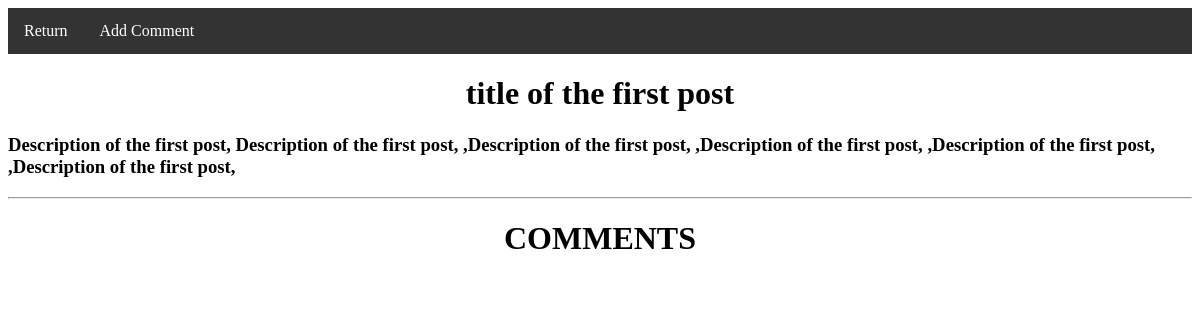
Page /inspect/1 on the committed database.
### feed/models.py (models this page shows, shortened)
class PostModel(models.Model):
    title = models.CharField(max_length=50)
    description = models.TextField()
    slug= models.SlugField(default=True)

### feed/views.py (the view)
# urls.py: path('inspect/<int:id>',v.inspect , name='inspect'),
def inspect(request,id): # requires an id - comment b
    post=get_list_or_404(PostModel,pk=id)
    comment = Comment.objects.all()
    context={'post':post}
    return render(request,'feed/inspect.html',context)

### feed/templates/feed/inspect.html (shortened to what this page needs)
<!DOCTYPE html>
<html lang="en">
    {% extends 'functions/comment_navbar.html' %}
    {% block content %}
<head>
</head>
<body>
{% for i in post %}
<h1><center> {{ i.title }}</center></h1>
<h3> {{ i.description }} </h3>
{% endfor %}
<hr>
<center> <h1> COMMENTS</h1></center>
</body>
{% endblock content %}

### rows in the picture
PostModel: title "title of the first post", description "Description of the first post, Description of the first post, ,Description of the first post, ,Description of the first post, ,Description of the first post, ,Description of the first post,"
